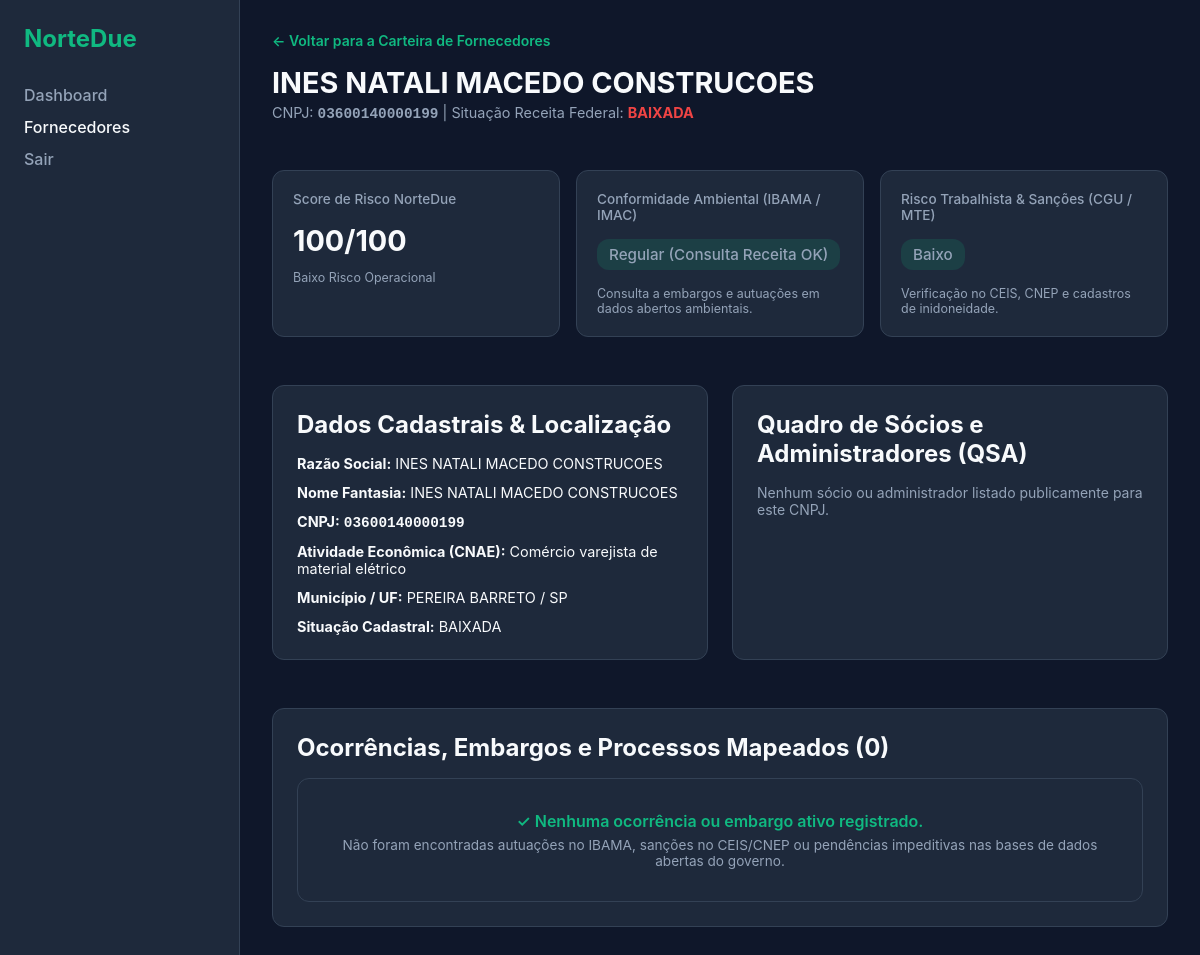
The app's page /fornecedores/4/ (signed in), older data.
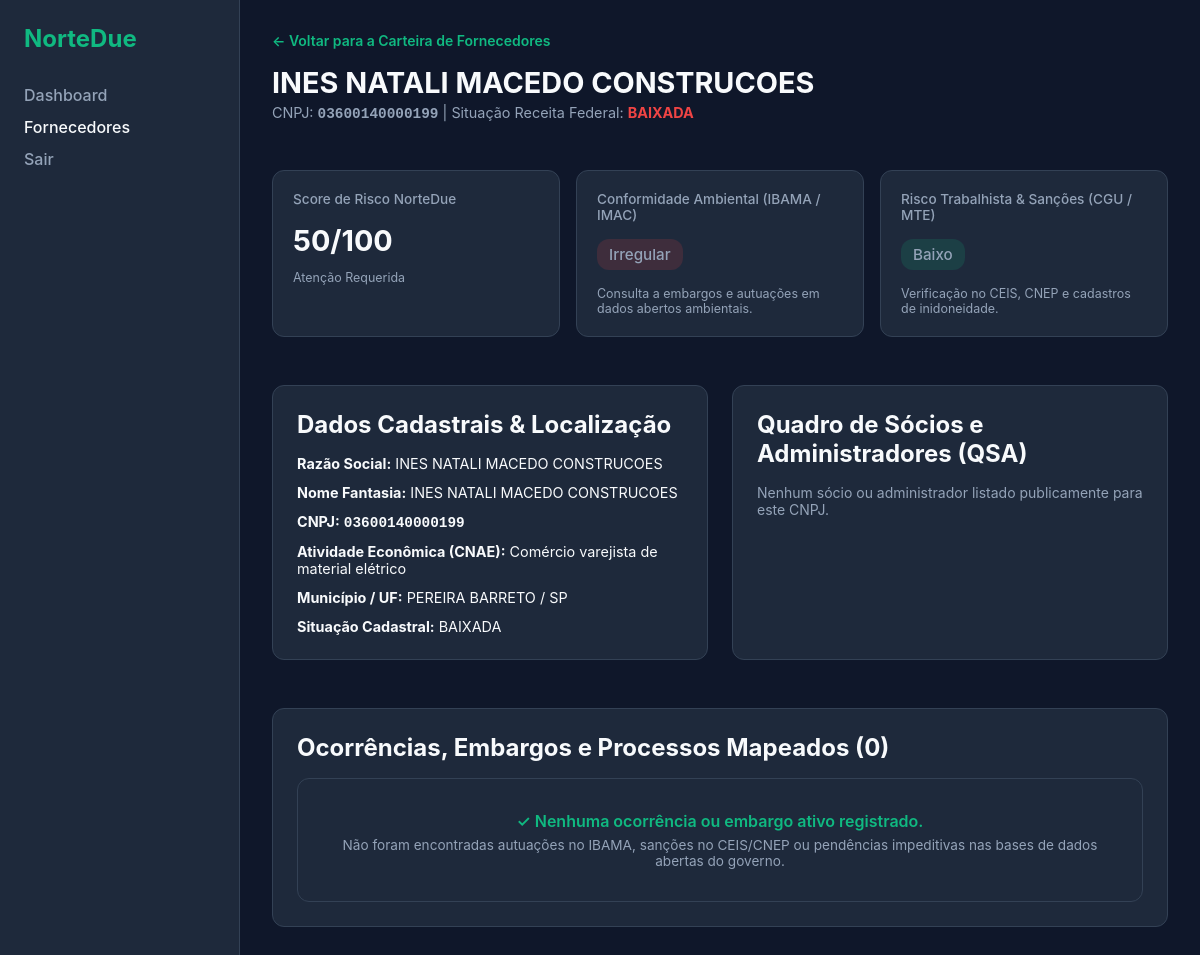
The same page, newer data.
### core/models.py (models this page shows, shortened)
class Supplier(models.Model):
    monitored_by = models.ManyToManyField(User, related_name='monitored_suppliers', blank=True)
    cnpj = models.CharField(max_length=18, unique=True)
    razao_social = models.CharField(max_length=255, blank=True, null=True)
    nome_fantasia = models.CharField(max_length=255, blank=True, null=True)
    cnae_principal = models.CharField(max_length=255, blank=True, null=True)
    situacao_cadastral = models.CharField(max_length=50, default='ATIVA')
    uf = models.CharField(max_length=2, blank=True, null=True)
    municipio = models.CharField(max_length=100, blank=True, null=True)
    active_processes = models.IntegerField(default=0)
    labor_risk = models.CharField(max_length=50, default='Baixo')
    environmental_situation = models.CharField(max_length=100, default='Regular')
    score_nortedue = models.IntegerField(default=100)
    updated_at = models.DateTimeField(auto_now=True)

### core/views.py (the view, shortened to what this page needs)
# urls.py: path('fornecedores/<int:supplier_id>/', views.supplier_detail, name='supplier_detail'), # <--- NOVA ROTA
@login_required(login_url='login')
def supplier_detail(request, supplier_id):
    supplier = get_object_or_404(Supplier, id=supplier_id, monitored_by=request.user)
    dados_atualizados = consultar_fornecedor_real(supplier.cnpj)
    processes_list = supplier.processes.all()
    context = {
        'supplier': supplier,
        'processes_list': processes_list,
        'qsa': dados_atualizados.get('qsa', []) if dados_atualizados else []
    }
    return render(request, 'supplier_detail.html', context)

### core/templates/supplier_detail.html (shortened to what the changed rows need)
{% load static %}
<!DOCTYPE html>
<html lang="pt-br">
<head>
    <link rel="stylesheet" href="{% static 'core/css/dashboard.css' %}">
    <link rel="stylesheet" href="{% static 'core/css/suppliers.css' %}">
</head>
<body>
    <main class="main-content">
        <div class="page-header" style="flex-direction: column; align-items: flex-start; gap: 8px;">
            <div style="display: flex; justify-content: space-between; width: 100%; align-items: center; margin-top: 8px;">
                <div>
                    <h1 style="font-size: 1.8rem; color: #f8fafc;">{{ supplier.razao_social|default:"Razão Social Não Informada" }}</h1>
                    <p style="color: var(--text-muted); font-size: 0.9rem; margin-top: 4px;">
                        CNPJ: <span class="cnpj-code">{{ supplier.cnpj }}</span> |
                        Situação Receita Federal:
                        <strong class="{% if supplier.situacao_cadastral == 'ATIVA' %}text-success{% else %}text-danger{% endif %}">
                            {{ supplier.situacao_cadastral }}
                        </strong>
                    </p>
                </div>
            </div>
        </div>
        <div class="summary-cards" style="grid-template-columns: repeat(3, 1fr); margin-bottom: 24px;">
            <div class="summary-card">
                <span>Score de Risco NorteDue</span>
                <div style="display: flex; align-items: center; gap: 12px; margin-top: 8px;">
                    <h3 class="score-display {% if supplier.score_nortedue >= 70 %}score-high{% elif supplier.score_nortedue >= 50 %}score-medium{% else %}score-low{% endif %}">
                        {{ supplier.score_nortedue }}/100
                    </h3>
                </div>
                <p style="font-size: 0.78rem; color: var(--text-muted); margin-top: 4px;">
                    {% if supplier.score_nortedue >= 70 %}Baixo Risco Operacional{% elif supplier.score_nortedue >= 50 %}Atenção Requerida{% else %}Alto Risco de Passivo Legal/Ambiental{% endif %}
                </p>
            </div>
            <div class="summary-card">
                <div style="margin-top: 8px;">
                    <span class="badge-risk {% if 'Alerta' in supplier.environmental_situation or 'Irregular' in supplier.environmental_situation %}badge-high{% else %}badge-low{% endif %}" style="font-size: 0.95rem; padding: 6px 12px;">
                        {{ supplier.environmental_situation }}
                    </span>
                </div>
            </div>
            <div class="summary-card">
                <div style="margin-top: 8px;">
                    <span class="badge-risk {% if supplier.labor_risk == 'Baixo' %}badge-low{% elif 'Médio' in supplier.labor_risk %}badge-medium{% else %}badge-high{% endif %}" style="font-size: 0.95rem; padding: 6px 12px;">
                        {{ supplier.labor_risk }}
                    </span>
                </div>
            </div>
        </div>
        <div class="dashboard-grid" style="grid-template-columns: 1fr 1fr; gap: 24px;">
            <section class="card">
                <h2>Dados Cadastrais & Localização</h2>
                <div style="margin-top: 16px; display: flex; flex-direction: column; gap: 12px; font-size: 0.9rem;">
                    <p><strong>Razão Social:</strong> <span style="color: var(--text-main);">{{ supplier.razao_social|default:"--" }}</span></p>
                    <p><strong>Nome Fantasia:</strong> <span style="color: var(--text-main);">{{ supplier.nome_fantasia|default:"--" }}</span></p>
                    <p><strong>CNPJ:</strong> <span class="cnpj-code">{{ supplier.cnpj }}</span></p>
                    <p><strong>Atividade Econômica (CNAE):</strong> <span style="color: var(--text-main);">{{ supplier.cnae_principal|default:"Não Informado" }}</span></p>
                    <p><strong>Município / UF:</strong> <span style="color: var(--text-main);">{{ supplier.municipio|default:"--" }} / {{ supplier.uf|default:"--" }}</span></p>
                    <p><strong>Situação Cadastral:</strong> <span style="color: var(--text-main);">{{ supplier.situacao_cadastral }}</span></p>
                </div>
            </section>
            <section class="card">
                <h2>Quadro de Sócios e Administradores (QSA)</h2>
            </section>
        </div>
        <section class="card" style="margin-top: 24px;">
            <div style="display: flex; justify-content: space-between; align-items: center;">
                <h2>Ocorrências, Embargos e Processos Mapeados ({{ supplier.active_processes }})</h2>
            </div>
        </section>
    </main>
</body>
</html>

Row changes from the older to the newer data that the page shows:
changed Supplier "INES NATALI MACEDO CONSTRUCOES": score_nortedue "100" → "50"; environmental_situation "Regular (Consulta Receita OK)" → "Irregular"
Text that changed along with them:
text no longer shown: "Baixo Risco Operacional"
text now shown: "Atenção Requerida"
